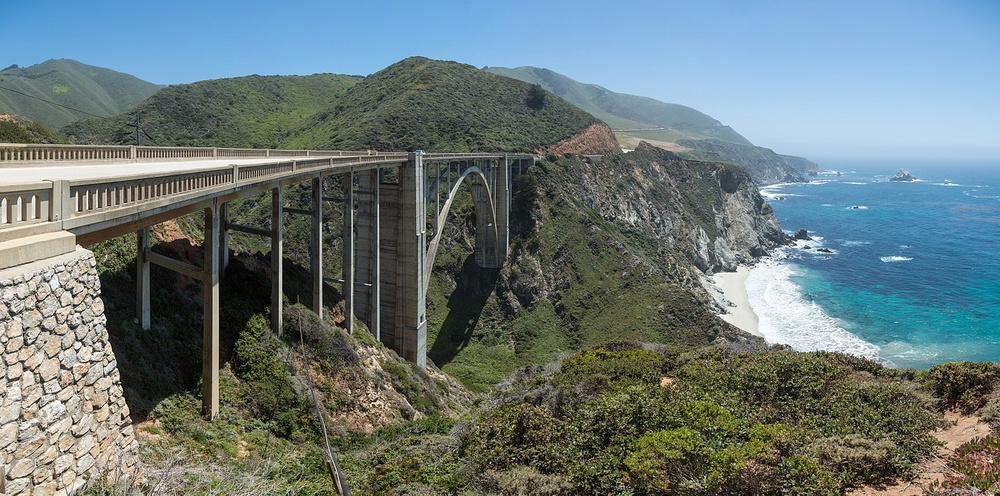
%> input picture bridge.jpg, 1000 x 496 px, shrunk from 1598 x 792 before the run
$ octave visualizeFilters.m   (GNU Octave 9; MATLAB toolbox functions it lacks are replaced by stand-ins)
%> lines starting %> are read from the running program, lines starting %| are printed output that depends on the picture
%% Visualize filters

dirac = zeros(20,20);
dirac(10,10) = 1;
Y = dirac;

image=rgb2ycbcr(imread('bridge.jpg'));
%> image: size 496x1000x3 uint8; mean of channels 1, 2, 3 115.9, 130.2, 121.5
Y=image(:,:,1);
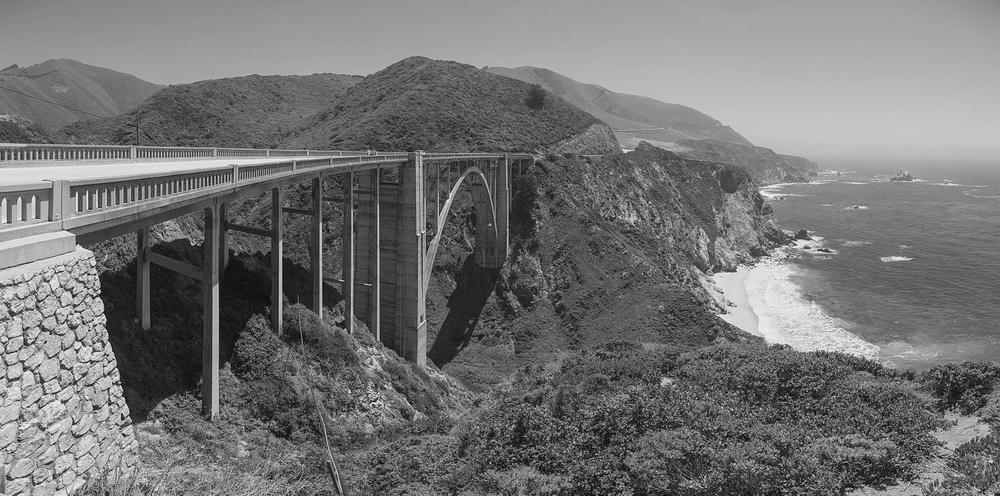
%> Y: size 496x1000 uint8; min 16, max 235, mean 115.9

L3 = [ .5 1  .5];
E3 = [-1 0  1];
S3 = [-1 2 -1];
NB1 = [
  -100, -100, 0, 100, 100
  -100, -100, 0, 100, 100
  -100, -100, 0, 100, 100
  -100, -100, 0, 100, 100
  -100, -100, 0, 100, 100
];
NB2 = [
  -100,  32, 100, 100, 100
	-100, -78,  92, 100, 100
	-100,-100,   0, 100, 100
	-100,-100, -92,  78, 100
	-100,-100,-100, -32, 100
];
NB3 = -NB2';
NB4 = -NB1';
NB5 = -NB3(end:-1:1,:);
NB6 = NB5';
x1=conv2(Y, L3'*L3, 'same');
x2=conv2(Y, L3'*E3, 'same');
x3=conv2(Y, L3'*S3, 'same');
x4=conv2(Y, E3'*L3, 'same');
x5=conv2(Y, E3'*E3, 'same');
x6=conv2(Y, E3'*S3, 'same');
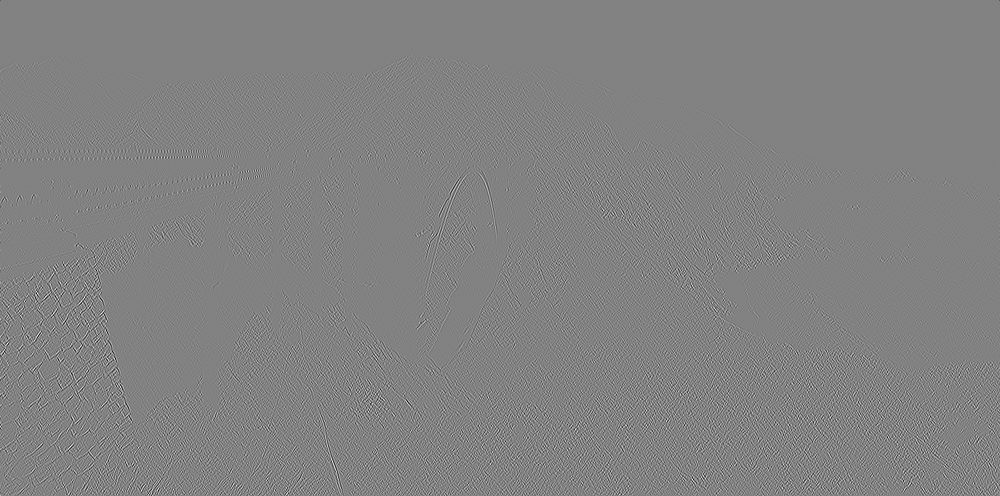
%> x6: size 496x1000 double; min -440, max 423, mean 0; drawn with min black and max white
x7=conv2(Y, S3'*L3, 'same');
x8=conv2(Y, S3'*E3, 'same');
x9=conv2(Y, S3'*S3, 'same');
x10=conv2(image(:,:,2), L3*L3', 'same');
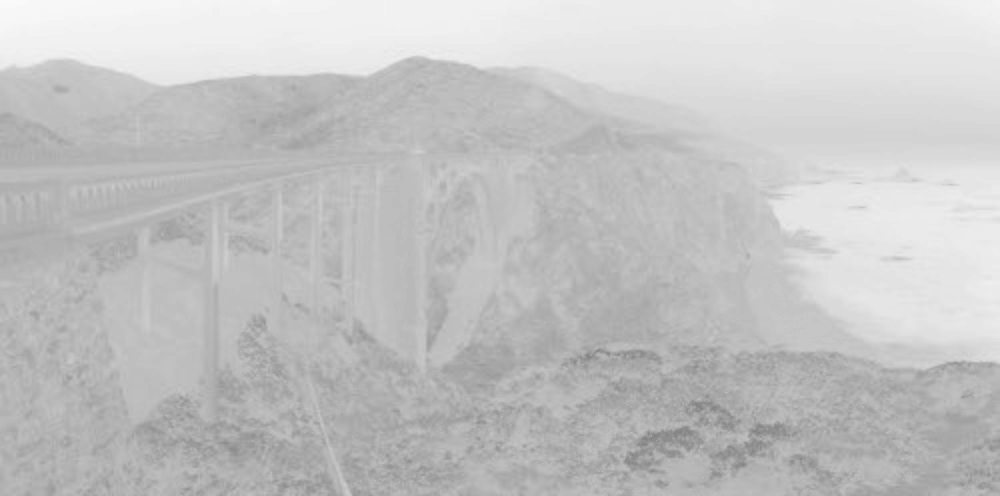
%> x10: size 496x1000 double; min 130.5, max 250.5, mean 195.4
x11=conv2(image(:,:,3), L3*L3', 'same');
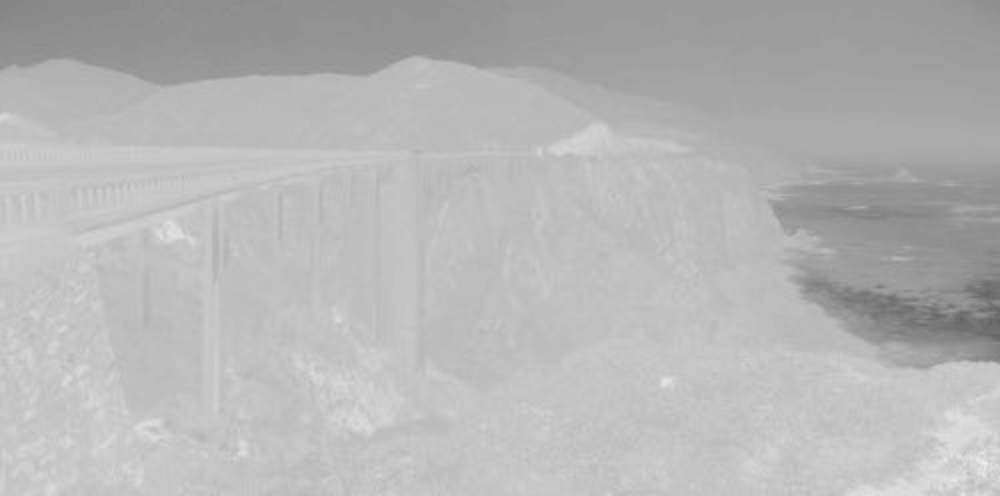
%> x11: size 496x1000 double; min 99, max 237, mean 182.2
x12=conv2(Y, NB1, 'same');
x13=conv2(Y, NB2, 'same');
x14=conv2(Y, NB3, 'same');
x15=conv2(Y, NB4, 'same');
x16=conv2(Y, NB5, 'same');
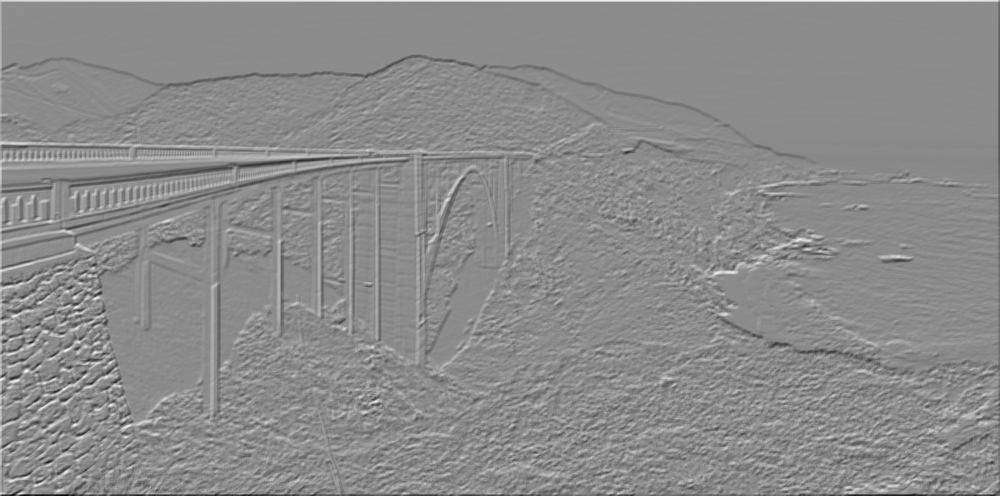
%> x16: size 496x1000 double; min -186428, max 153962, mean -132.6; drawn with min black and max white
x17=conv2(Y, NB6, 'same');
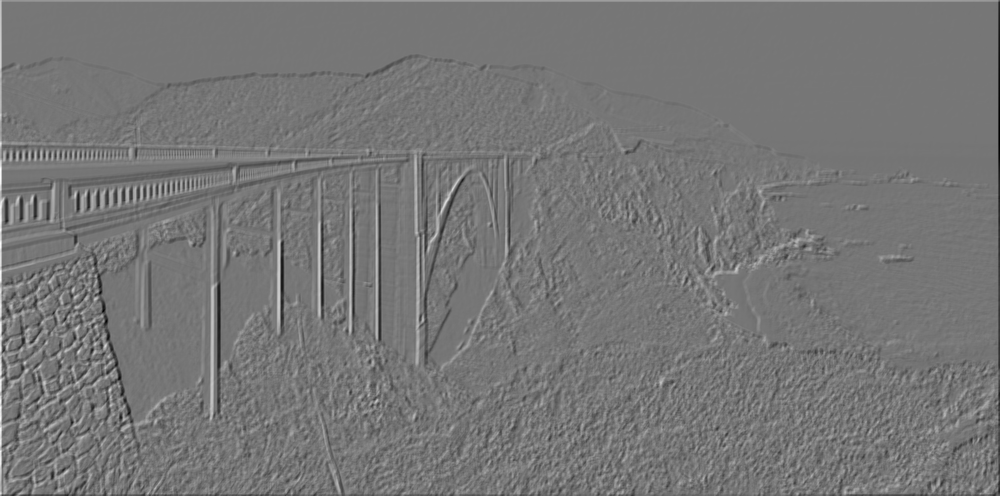
%> x17: size 496x1000 double; min -165980, max 191210, mean -84.2; drawn with min black and max white

montage(cat(3,image(:,:,1),image(:,:,2),image(:,:,3),x1,x2,x3,x4,x5,x6,x7,x8,x9,x10,x11,x12,x13,x14,x15,x16,x17));
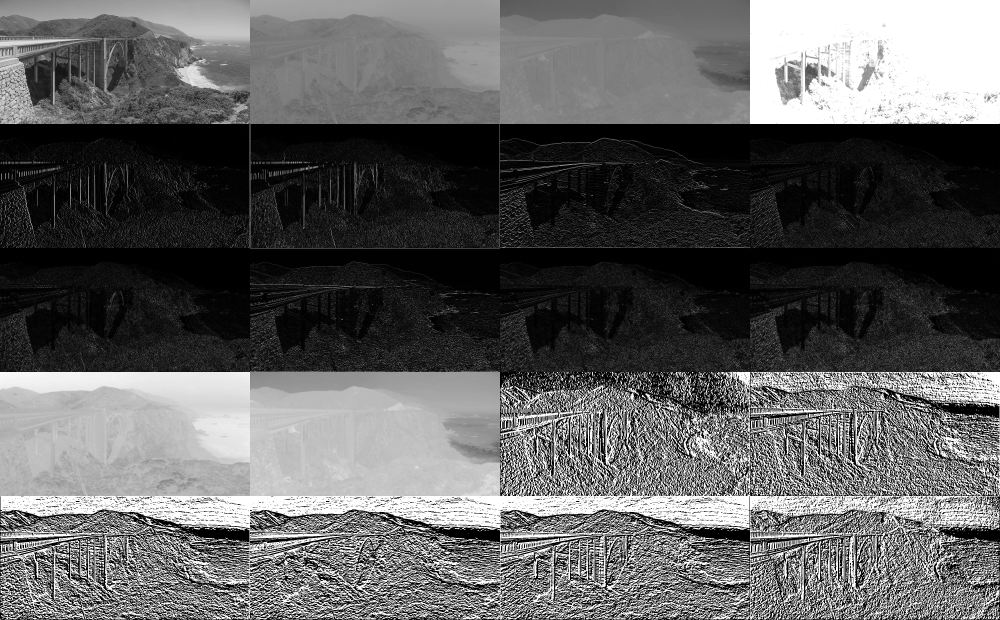
%> displayed picture: size 2480x4000, on the screen's scale of 0 to 255 (shown at 1/4 size); min 0, max 255, mean 95.5
